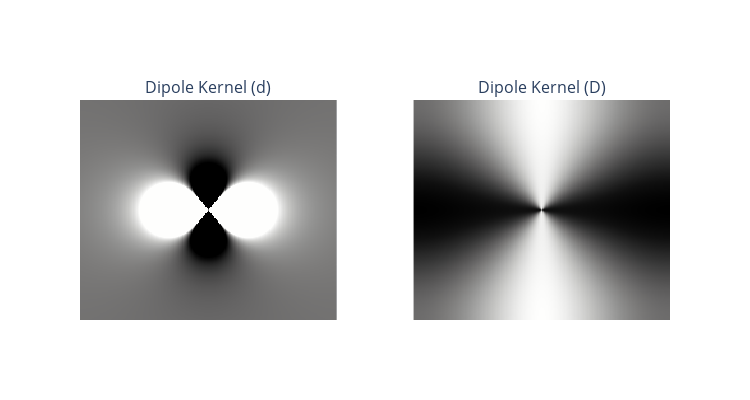

The code cell stored with this chart in its notebook:
### Code cell
#| label: b0Fig2jn

# Prepare Python environment

import scipy.io as sio
from pathlib import Path

data_dir = Path("../../../../DATA/qmrlab-mooc/05-B0/data/fmap")

import math
import json
import nibabel as nib
import numpy as np
from numpy.fft import ifftn, fftn, ifft, fftshift, ifftshift
import os
import plotly.express as px
import plotly.graph_objects as go
from plotly.subplots import make_subplots
from scipy.signal import butter, lfilter, freqz, filtfilt
from scipy.io import loadmat
import warnings
PI_UNICODE = "\U0001D70B"
CHI_UNICODE = "\U0001D712"
MICRO_UNICODE = "\u00B5"
GYRO_BAR_RATIO_H = 42.6e6  # [Hz/T]
def dipole_kernel(b0_dir, voxel_size, n_voxels):
    """ Create a dipole kernel
    dipole kernel: (3*cos(theta)**2 - 1) / (4*pi*r**3)
                => (3*r**2*cos(theta)**2 - r**2) / (4*pi*r**5)
                => (3*b0_dir**2 - r**2) / (4*pi*r**2**2.5)

        Function inspired and derived from: https://onlinelibrary.wiley.com/doi/10.1002/mrm.28716
    """
    eps = 0.00001
    x, y, z = np.meshgrid(range(round(-n_voxels[0]/2+0.5), round(n_voxels[0]/2+0.5)), range(round(-n_voxels[1]/2+0.5), round(n_voxels[1]/2+0.5)), range(round(-n_voxels[2]/2+0.5), round(n_voxels[2]/2+0.5)), indexing='ij')

    x = x * voxel_size[0] + eps
    y = y * voxel_size[1] + eps
    z = z * voxel_size[2] + eps

    r2 = (x**2 + y**2 + z**2)

    d = np.prod(voxel_size) * ( 3 * ((x*b0_dir[0] + y*b0_dir[1] + z*b0_dir[2])**2) - r2 ) / (4 * math.pi * r2**2.5)

    d[np.isnan(d)] = eps
    D = np.real(fftshift(fftn(ifftshift(d))))

    mid_voxel = n_voxels[0]//2
    return d[n_voxels[1]//2], D[n_voxels[1]//2]

b0_dir = (0, 0, 1)
voxel_size = np.array((1, 1, 1)) * 1e-3
n_voxels = (201,201,201)
d, D = dipole_kernel(b0_dir, voxel_size, n_voxels)

fig = go.Figure()
fig = make_subplots(rows=1, cols=2, shared_xaxes=False, horizontal_spacing=0.13, vertical_spacing = 0.12, subplot_titles=("Dipole Kernel (d)", "Dipole Kernel (D)"), specs=[[{"type": "Heatmap"}, {"type": "Heatmap"}]])
fig.add_trace(go.Heatmap(z=d, colorscale='gray', showscale=False, zmin=-1e-6, zmax=1e-6))
fig.add_trace(go.Heatmap(z=D, colorscale='gray', showscale=False), 1, 2)
fig.update_xaxes(showticklabels=False)
fig.update_yaxes(showticklabels=False)
fig.update_layout(
    height=400,
    width=750)
fig.show()

### Figure 1 — Plotly figure (JSON) as saved in the notebook; plotly's stock layout.template omitted (floating-point values rounded to 4 significant figures; data arrays with more than 128 entries replaced by an {"elided": "..."} marker saying what was removed)
{"data": [{"colorscale": [[0, "rgb(0, 0, 0)"], [0.09091, "rgb(16, 16, 16)"], [0.1818, "rgb(38, 38, 38)"], [0.2727, "rgb(59, 59, 59)"], [0.3636, "rgb(81, 80, 80)"], [0.4545, "rgb(102, 101, 101)"], [0.5455, "rgb(124, 123, 122)"], [0.6364, "rgb(146, 146, 145)"], [0.7273, "rgb(171, 171, 170)"], [0.8182, "rgb(197, 197, 195)"], [0.9091, "rgb(224, 224, 223)"], [1, "rgb(254, 254, 253)"]], "showscale": false, "type": "heatmap", "z": {"elided": "201x201 float values"}, "zmax": 1e-06, "zmin": -1e-06}, {"colorscale": [[0, "rgb(0, 0, 0)"], [0.09091, "rgb(16, 16, 16)"], [0.1818, "rgb(38, 38, 38)"], [0.2727, "rgb(59, 59, 59)"], [0.3636, "rgb(81, 80, 80)"], [0.4545, "rgb(102, 101, 101)"], [0.5455, "rgb(124, 123, 122)"], [0.6364, "rgb(146, 146, 145)"], [0.7273, "rgb(171, 171, 170)"], [0.8182, "rgb(197, 197, 195)"], [0.9091, "rgb(224, 224, 223)"], [1, "rgb(254, 254, 253)"]], "showscale": false, "type": "heatmap", "xaxis": "x2", "yaxis": "y2", "z": {"elided": "201x201 float values"}}], "layout": {"annotations": [{"font": {"size": 16}, "showarrow": false, "text": "Dipole Kernel (d)", "x": 0.2175, "xanchor": "center", "xref": "paper", "y": 1, "yanchor": "bottom", "yref": "paper"}, {"font": {"size": 16}, "showarrow": false, "text": "Dipole Kernel (D)", "x": 0.7825, "xanchor": "center", "xref": "paper", "y": 1, "yanchor": "bottom", "yref": "paper"}], "height": 400, "width": 750, "xaxis": {"anchor": "y", "domain": [0, 0.435], "showticklabels": false}, "xaxis2": {"anchor": "y2", "domain": [0.565, 1], "showticklabels": false}, "yaxis": {"anchor": "x", "domain": [0, 1], "showticklabels": false}, "yaxis2": {"anchor": "x2", "domain": [0, 1], "showticklabels": false}}}
